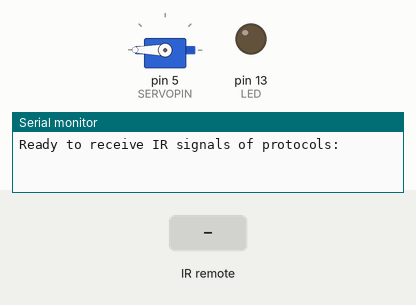
Recording of a sketch running on a simulated Arduino Uno, built with avr-gcc and run on an emulated ATmega328P. Shown: servo, output pins drawn as LEDs (lit = HIGH), the last lines printed to the serial monitor. The test bench sets the inputs (shaded band).

Above: at 1.2 s.
1.3 s: infrared code 0x00 received
At 1.8 s:
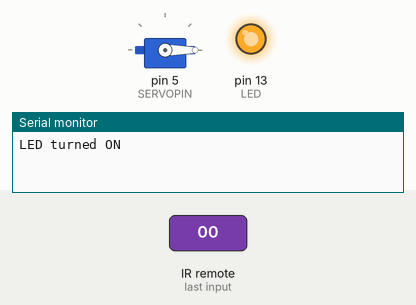
2.8 s: infrared code 0x00 received
At 4.0 s:
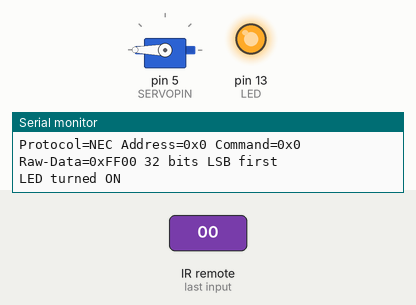
4.3 s: infrared code 0x01 received
At 5.3 s:
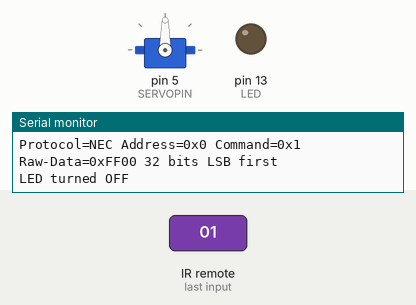
Timing chart, 0 to 7.3 s (numbered marks = the images above; inputs shaded):
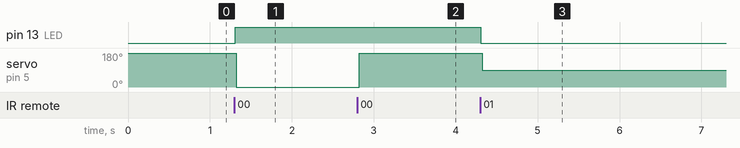

The sketch:

receiver_Servo.ino
```cpp
#include <IRremote.hpp>
#include <Servo.h>

#define LED 13
#define IR_RECEIVE_PIN 2
IRrecv receiver;

#define SERVOPIN 5
Servo servo;
int pos = 180;
bool isAtZero = true;

void setup() {
    pinMode(LED, OUTPUT);
    servo.write(pos);
    Serial.begin(9600);

    servo.attach(SERVOPIN);

    receiver.begin(IR_RECEIVE_PIN);
    Serial.print(F("Ready to receive IR signals of protocols: "));
    printActiveIRProtocols(&Serial);
}

void loop() {
    if (receiver.decode()) {
        receiver.printIRResultShort(&Serial);

        if (receiver.decodedIRData.protocol == UNKNOWN) {
            Serial.println(F("Received noise or an unknown (or not yet enabled) protocol"));
        } else {
            if (receiver.decodedIRData.command == 0x00) {
                digitalWrite(LED, HIGH);
                Serial.println(F("LED turned ON"));
                if (isAtZero) {
                    servo.write(0);
                    isAtZero = false;
                } else {
                    servo.write(pos);
                    isAtZero = true;
                }
            } else if (receiver.decodedIRData.command == 0x01) {
                digitalWrite(LED, LOW);
                Serial.println(F("LED turned OFF"));
                if (isAtZero) {
                    servo.write(90);
                    isAtZero = false;
                } else {
                    servo.write(pos);
                    isAtZero = true;
                }
            }
            delay(1200);
        }
        receiver.resume();
    }
}
               
```

Measured:
- after the input at 1.3 s, pin 13 (LED): LOW → HIGH at once; servo on pin 5 (SERVOPIN): 180° → 0° at once
- after the input at 2.8 s, servo on pin 5 (SERVOPIN): 0° → 180° at once
- after the input at 4.3 s, pin 13 (LED): HIGH → LOW at once; servo on pin 5 (SERVOPIN): 180° → 90° at once
